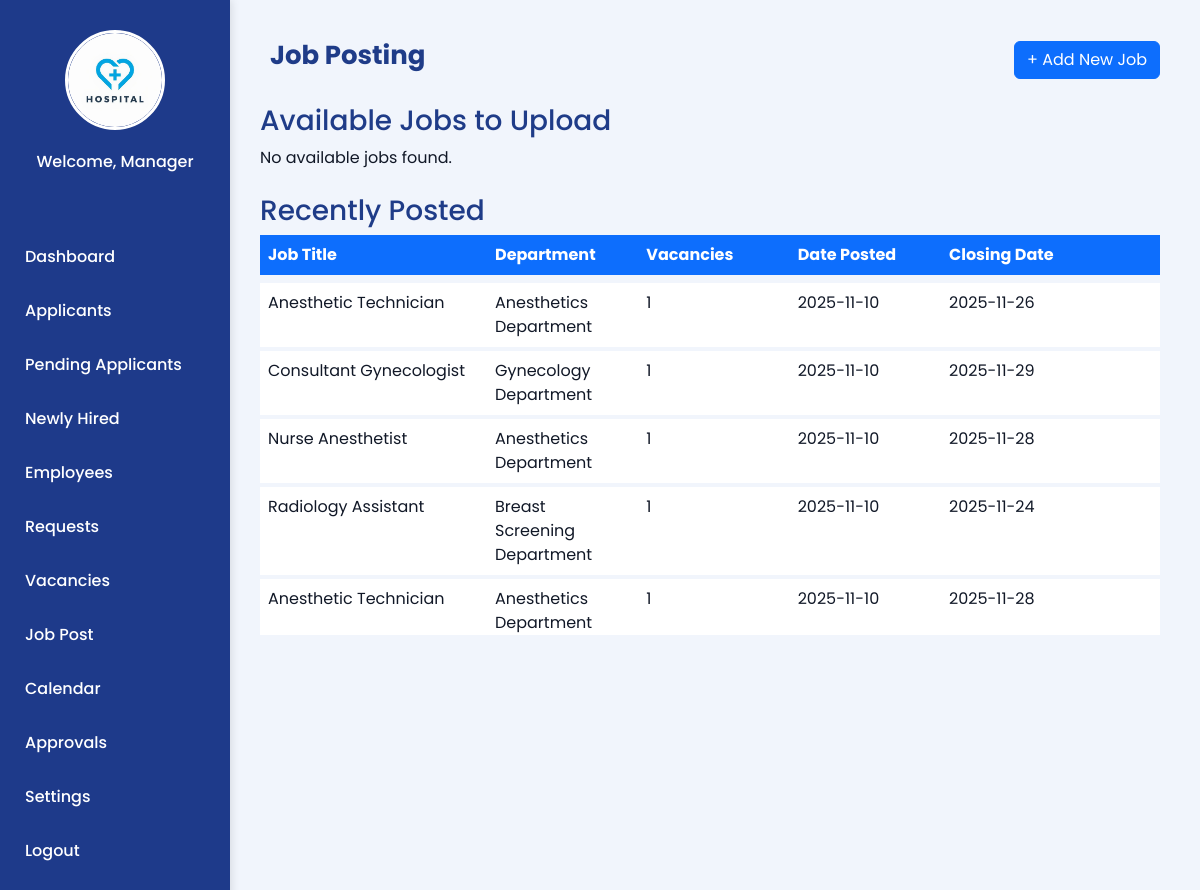
The app's page /Manager-JobPosting.php, older data.
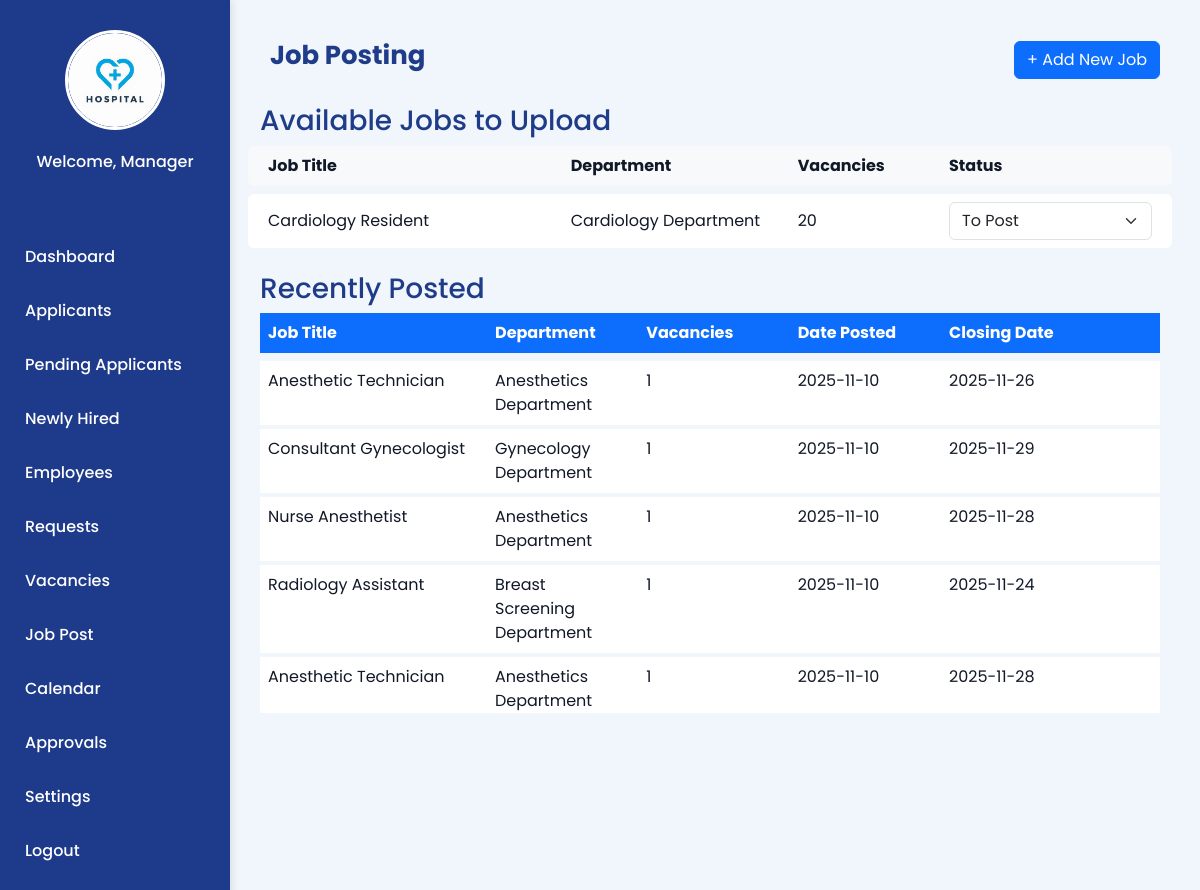
The same page, newer data.
### tables this page shows
CREATE TABLE `job_posting` (
  `jobID` int(11) NOT NULL,
  `job_title` varchar(150) NOT NULL,
  `job_description` text NOT NULL,
  `department` int(11) NOT NULL,
  `qualification` varchar(255) DEFAULT NULL,
  `educational_level` varchar(100) DEFAULT NULL,
  `skills` text DEFAULT NULL,
  `expected_salary` varchar(50) DEFAULT NULL,
  `experience_years` int(11) DEFAULT NULL,
  `employment_type` int(11) DEFAULT NULL,
  `location` varchar(100) DEFAULT NULL,
  `vacancies` int(11) DEFAULT NULL,
  `date_posted` date DEFAULT NULL,
  `closing_date` date DEFAULT NULL
);

CREATE TABLE `department` (
  `deptID` int(11) NOT NULL,
  `deptName` varchar(100) NOT NULL,
  `vacancies` int(11) DEFAULT NULL
);

CREATE TABLE `vacancies` (
  `id` int(11) NOT NULL,
  `department_id` int(11) NOT NULL,
  `position_id` int(11) NOT NULL,
  `employment_type_id` int(11) NOT NULL,
  `vacancy_count` int(11) NOT NULL,
  `status` varchar(255) NOT NULL DEFAULT 'To Post',
  `posted_by` varchar(100) NOT NULL,
  `created_at` timestamp NOT NULL DEFAULT current_timestamp()
);

CREATE TABLE `position` (
  `positionID` int(11) NOT NULL,
  `departmentID` int(11) NOT NULL,
  `emtypeID` int(11) DEFAULT NULL,
  `position_title` varchar(150) NOT NULL,
  `vacancies` int(11) DEFAULT NULL
);

### Manager-JobPosting.php (the view, shortened to what this page needs)
<?php
require 'admin/db.connect.php';
$vacancies = [];
$vacQuery = "
SELECT v.id, d.deptName, p.position_title, et.typeName AS employment_type, v.vacancy_count, v.status
FROM vacancies v
JOIN department d ON v.department_id=d.deptID
JOIN position p ON v.position_id=p.positionID
JOIN employment_type et ON v.employment_type_id=et.emtypeID
WHERE v.status='To Post'
ORDER BY v.created_at DESC
";
$result = $conn->query($vacQuery);
if ($result && $result->num_rows > 0) {
    while ($row = $result->fetch_assoc())
        $vacancies[] = $row;
}
$today = date('Y-m-d');
$recentQuery = "
SELECT j.*, d.deptName, et.typeName AS employment_type
FROM job_posting j
JOIN department d ON j.department=d.deptID
JOIN employment_type et ON j.employment_type=et.emtypeID
WHERE j.closing_date IS NULL OR j.closing_date >= ?
ORDER BY j.date_posted DESC
";
$stmt = $conn->prepare($recentQuery);
$stmt->bind_param('s', $today);
$stmt->execute();
$res = $stmt->get_result();
$recentJobs = [];
while ($row = $res->fetch_assoc())
    $recentJobs[] = $row;
$managername = $_SESSION['fullname'] ?? "Manager";
$menus = [
    "HR Director" => [
        "Dashboard" => "Manager_Dashboard.php",
        "Applicants" => "Manager_Applicants.php",
        "Pending Applicants" => "Manager_PendingApplicants.php",
        "Newly Hired" => "Newly-Hired.php",
        "Employees" => "Manager_Employees.php",
        "Requests" => "Manager_Request.php",
        "Vacancies" => "Manager_Vacancies.php",
        "Job Post" => "Manager-JobPosting.php",
        "Calendar" => "Manager_Calendar.php",
        "Approvals" => "Manager_Approvals.php",
        "Settings" => "Manager_LeaveSettings.php",
        "Logout" => "Login.php"
    ],
    "HR Manager" => [
        "Dashboard" => "Manager_Dashboard.php",
        "Applicants" => "Manager_Applicants.php",
        "Pending Applicants" => "Manager_PendingApplicants.php",
        "Newly Hired" => "Newly-Hired.php",
        "Employees" => "Manager_Employees.php",
        "Requests" => "Manager_Request.php",
        "Vacancies" => "Manager_Vacancies.php",
        "Job Post" => "Manager-JobPosting.php",
        "Calendar" => "Manager_Calendar.php",
        "Approvals" => "Manager_Approvals.php",
        "Settings" => "Manager_LeaveSettings.php",
        "Logout" => "Login.php"
    ],
    "Recruitment Manager" => [
        "Dashboard" => "Manager_Dashboard.php",
        "Applicants" => "Manager_Applicants.php",
        "Pending Applicants" => "Manager_PendingApplicants.php",
        "Newly Hired" => "Newly-Hired.php",
        "Vacancies" => "Manager_Vacancies.php",
        "Logout" => "Login.php"
    ],
    "HR Officer" => [
        "Dashboard" => "Manager_Dashboard.php",
        "Applicants" => "Manager_Applicants.php",
        "Pending Applicants" => "Manager_PendingApplicants.php",
        "Newly Hired" => "Newly-Hired.php",
        "Employees" => "Manager_Employees.php",
        "Logout" => "Login.php"
    ],
    "HR Assistant" => [
        "Dashboard" => "Manager_Dashboard.php",
        "Applicants" => "Manager_Applicants.php",
        "Pending Applicants" => "Manager_PendingApplicants.php",
        "Newly Hired" => "Newly-Hired.php",
        "Employees" => "Manager_Employees.php",
        "Logout" => "Login.php"
    ],
    "Training and Development Coordinator" => [
        "Dashboard" => "Manager_Dashboard.php",
        "Employees" => "Manager_Employees.php",
        "Calendar" => "Manager_Calendar.php",
        "Requests" => "Manager_Request.php",
        "Logout" => "Login.php"
    ]
];
$role = $_SESSION['sub_role'] ?? "HR Manager";
?>
<!DOCTYPE html>
<html lang="en">
<head>
    <link href="https://cdn.jsdelivr.net/npm/bootstrap@5.3.3/dist/css/bootstrap.min.css" rel="stylesheet">
    <link href="https://cdn.jsdelivr.net/npm/bootstrap-icons@1.11.1/font/bootstrap-icons.css" rel="stylesheet">
    <link rel="stylesheet" href="manager-sidebar.css">
</head>
<body>
    <div class="sidebar">
        <div class="sidebar-logo">
            <img src="Images/hospitallogo.png" alt="Hospital Logo">
        </div>
        <div class="sidebar-name">
            <p><?php echo "Welcome, $managername"; ?></p>
        </div>
        <ul class="nav">
            <?php foreach ($menus[$role] as $label => $link): ?>
                <li><a href="<?php echo $link; ?>"><?php echo $label; ?></a></li>
            <?php endforeach; ?>
        </ul>
    </div>
    <main class="job-postings-container">
        <div class="job-header">
            <h2><i class="fa-solid fa-briefcase"></i> Job Posting</h2>
            <button class="btn btn-primary" data-bs-toggle="modal" data-bs-target="#jobModal">+ Add New Job</button>
        </div>
        <div class="available-jobs mb-4">
            <h3 style="color:#1f3c88;">Available Jobs to Upload</h3>
            <?php if (!empty($vacancies)): ?>
                <div class="row fw-bold bg-light p-2 rounded mb-2">
                    <div class="col-4">Job Title</div>
                    <div class="col-3">Department</div>
                    <div class="col-2">Vacancies</div>
                    <div class="col-3">Status</div>
                </div>
                <?php foreach ($vacancies as $job): ?>
                    <div class="row align-items-center bg-white p-2 rounded mb-1">
                        <div class="col-4"><?= htmlspecialchars($job['position_title']); ?></div>
                        <div class="col-3"><?= htmlspecialchars($job['deptName']); ?></div>
                        <div class="col-2"><?= htmlspecialchars($job['vacancy_count']); ?></div>
                        <div class="col-3">
                            <select class="form-select status-dropdown" data-id="<?= (int) $job['id']; ?>">
                                <option value="To Post" <?= ($job['status'] == 'To Post') ? 'selected' : ''; ?>>To Post</option>
                            </select>
                        </div>
                    </div>
                <?php endforeach; else: ?>
                <p>No available jobs found.</p>
            <?php endif; ?>
        </div>
        <div class="job-table">
            <h3 style="color:#1f3c88;">Recently Posted</h3>
            <?php if (!empty($recentJobs)): ?>
                <div style="max-height: 400px; overflow-y: auto;">
                    <div class="row fw-bold bg-primary text-white p-2 rounded mb-2">
                        <div class="col-3">Job Title</div>
                        <div class="col-2">Department</div>
                        <div class="col-2">Vacancies</div>
                        <div class="col-2">Date Posted</div>
                        <div class="col-3">Closing Date</div>
                    </div>
                    <?php foreach ($recentJobs as $job): ?>
                        <div class="row bg-white p-2 rounded mb-1">
                            <div class="col-3"><?= htmlspecialchars($job['job_title']); ?></div>
                            <div class="col-2"><?= htmlspecialchars($job['deptName']); ?></div>
                            <div class="col-2"><?= htmlspecialchars($job['vacancies']); ?></div>
                            <div class="col-2"><?= htmlspecialchars($job['date_posted']); ?></div>
                            <div class="col-3"><?= htmlspecialchars($job['closing_date']); ?></div>
                        </div>
                    <?php endforeach; ?>
                </div>
            <?php else: ?>
                <p>No job posts yet.</p>
            <?php endif; ?>
        </div>
    </main>
</body>
</html>

### manager-sidebar.css (style rules this page uses)
* { margin: 0; padding: 0; box-sizing: border-box; }
body { font-family: "Poppins", "Roboto", sans-serif; }
.sidebar { width: 230px; background-color: #1E3A8A; height: 100vh; display: flex; flex-direction: column; align-items: center; padding-top: 30px; position: fixed; left: 0; top: 0; box-shadow: 2px 0 8px rgba(0, 0, 0, 0.1); overflow-y: auto; scrollbar-width: thin; scrollbar-color: #e5edfb transparent; }
.nav { margin-top: 40px; list-style: none; width: 100%; padding: 0; }
.nav li { width: 100%; }
.nav li a { color: #ffffff; text-decoration: none; display: flex; align-items: center; gap: 10px; padding: 15px 25px; font-weight: 500; transition: all 0.3s ease; width: 100%; box-sizing: border-box; }
.sidebar-logo { display: flex; flex-direction: column; align-items: center; gap: 10px; margin-bottom: 20px; }
.sidebar-logo img { width: 100px; height: 100px; border-radius: 50%; border: 3px solid white; cursor: pointer; transition: transform 0.3s ease; }
.sidebar-name p { color: white; text-align: center; font-weight: 500; }

### Manager-JobPosting.php (style rules this page uses)
body { margin: 0; padding: 0; font-family: 'Poppins', 'Roboto', sans-serif; background: #f1f5fc; display: flex; color: #111827; }
.job-postings-container { flex-grow: 1; margin-left: 220px; padding: 40px; }
.job-header { display: flex; justify-content: space-between; align-items: center; margin-bottom: 25px; }
.job-header h2 { font-size: 26px; font-weight: 700; color: #1f3c88; display: flex; align-items: center; gap: 10px; }

Row changes from the older to the newer data that the page shows:
added vacancies: position.position_title "Cardiology Resident", department.deptName "Cardiology Department", vacancy_count "20", status+id "To Post"
Text that changed along with them:
text no longer shown: "No available jobs found."
text now shown: "Job Title Department Vacancies Status"
